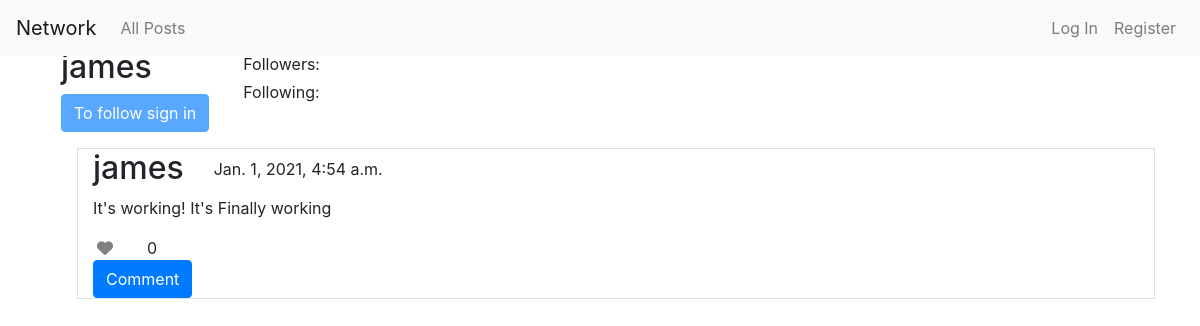
The page /profile/2 on the database its author committed.
### network/models.py (models this page shows, shortened)
class Post(models.Model):
    author = models.ForeignKey(User, on_delete=models.CASCADE)
    content = models.TextField(max_length=255)
    date_posted = models.DateTimeField(auto_now_add=True)

class User(AbstractUser):
    pass

### network/views.py (the view)
# urls.py: path("profile/<int:user_id>", views.profile, name="profile"),
def profile(request, user_id):
    posts = Post.objects.filter(author=user_id).order_by("-date_posted").all()
    if request.user.is_authenticated:
        try:
            follow = Follow.objects.get(user=posts.first().author, following_user=request.user)
        except Follow.DoesNotExist:
            follow = None
    else:
        follow = None
    for post in posts:
        post.likes_count = len(Like.objects.filter(post=post.pk))
        if request.user.is_authenticated:
            try:
                Like.objects.get(post=post.pk, user=request.user)
                post.liked = True
            except Like.DoesNotExist:
                post.liked = False
    return render(request, "network/profile.html", {
        "posts": posts,
        "follow": follow
    })

### network/templates/network/profile.html (shortened to what this page needs)
{% extends "network/layout.html" %}
{% block body %}
<div class="row m-3">
    <div class="row">
        <div class="col col-auto">
            <h2>
                {{posts.0.author}}
            </h2>
            {%if request.user.is_authenticated %}
            <button class="btn btn-primary follow-btn follow" data-user="{{posts.0.author.pk}}"></button>
            {%else %}
            <button class="btn btn-primary follow-btn follow" disabled data-user="{{posts.0.author.pk}}">To follow sign
                in</button>
            {%endif%}
        </div>
        <div class="col">
            <p class="m-1" id="followers">Followers: {{followers}}</p>
            <p class="m-1" id="following">Following: {{following}}</p>
        </div>
    </div>
    {%for post in posts%}
    <div class="col-12 m-3 border">
        <div class="row">
            <div class="col col-auto">
                <h2>
                    {{post.author}}
                </h2>
            </div>
            <div class="col">
                <p class=" mt-2 mb-0">
                    {{post.date_posted}}
                </p>
            </div>
            <div class="col-12">
                <p>{{post.content}}</p>
                <div class="like-wrapper row">
                    <div class="col col-auto">
                        {%if request.user.is_authenticated %}
                        <i class="fas fa-heart p-1 like" data-user="{{request.user.pk}}" data-post="{{post.pk}}"
                            data-liked='{{post.liked}}'></i>
                        {%else%}
                        <i class="fas fa-heart p-1 like" disabled></i>
                        {%endif%}
                    </div>
                    <div class="col like-count" data-post="{{post.pk}}">
                        0
                    </div>
                </div>
                <button class="comment btn btn-primary">Comment</button>
            </div>
        </div>
    </div>
    {% endfor %}
</div>
{% endblock %}

### rows shown on the page
Post: author.username "james", author "james", date_posted "Jan. 1, 2021, 4:54 a.m.", content "It's working! It's Finally working"
